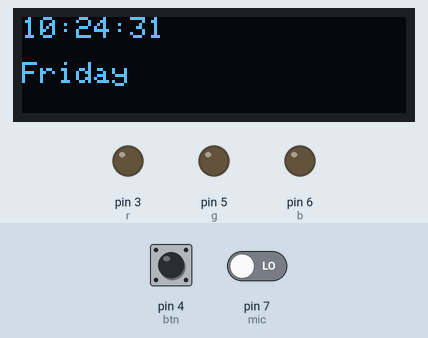
The sketch below on a simulated Arduino Uno, built with avr-gcc and run on an emulated ATmega328P. On the bench: 128×32 one-colour display, output pins drawn as LEDs (lit = HIGH). The inputs (shaded band) are chosen by the test bench; at power-on: pin 4 (btn) HIGH, pin 7 (mic) LOW. The local clock reads 2024-03-15 10:24:30 at power-on unless the sketch sets it.

Above: at 1.2 s.
1.3 s: pin 4 (btn) pulled LOW for 0.15 s
At 2.8 s:
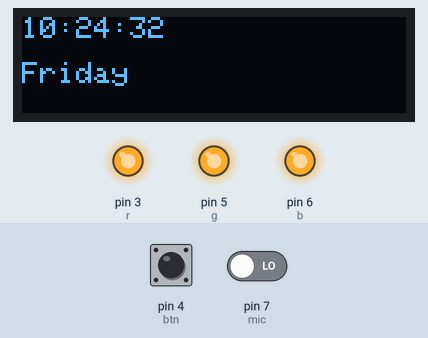
4.4 s: pin 4 (btn) pulled LOW for 1 s
At 6.8 s:
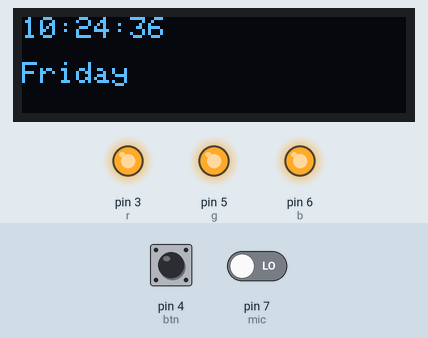
Timing chart, 0 to 8.3 s (numbered marks = the images above; inputs shaded):
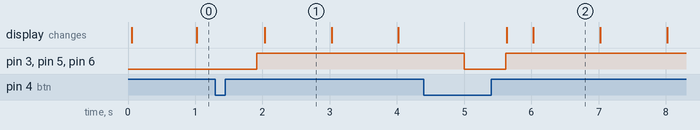

Measured:
- after the input at 1.3 s, pin 3 (r), pin 5 (g), pin 6 (b): LOW → HIGH after 0.61 s
- after the input at 4.4 s, pin 3 (r), pin 5 (g), pin 6 (b): HIGH → LOW after 0.60 s, → HIGH 0.62 s later
- what the display in image 1 shows lasts 1.0 s, from 2.0 s to 3.0 s

The sketch:

sunrise_alarm_clock.ino
```cpp
#include <Encoder.h>
#include "RTClib.h"
#include <SPI.h>
#include <Wire.h>
#include <Adafruit_GFX.h>
#include <Adafruit_SSD1306.h>

#define r 3
#define g 5
#define b 6
#define mic 7
#define btn 4
int btnState = HIGH;
long count = 1;

RTC_DS1307 rtc;

#define SCREEN_WIDTH 128 // OLED display width, in pixels
#define SCREEN_HEIGHT 32 // OLED display height, in pixels


#define OLED_RESET     4
Adafruit_SSD1306 display(SCREEN_WIDTH, SCREEN_HEIGHT, &Wire, OLED_RESET);

char daysOfTheWeek[7][12] = {"Sunday", "Monday", "Tuesday", "Wednesday", "Thursday", "Friday", "Saturday"};

int micToggled = 0;
int volume;

// previous time
long pt = 0;

int claps = 0;

// wake up hours
int h = 6;
// wake up minutes
int m = 15;

// time till alarm is fully lit
int timeout = 30*60;

int rval;
int gval;
int bval;

// initial values for each color
int ri = 0;
int gi = 0;
int bi = 0;

// threshold values for each color
int rf = 255;
int gf = 40;
int bf = 20;

int sub = 0;

void setup() {
  delay(10);

  pinMode(r, OUTPUT);
  pinMode(g, OUTPUT);
  pinMode(b, OUTPUT);
  pinMode(mic, INPUT);
  pinMode(btn, INPUT_PULLUP);

  Serial.begin(57600);

  if (! rtc.begin()) {
    Serial.println("Couldn't find RTC");
    Serial.flush();
    while (1) delay(10);
  }

  //rtc.adjust(DateTime(2022, 5, 7, 12, 28, 20));

  if (! rtc.isrunning()) {
    Serial.println("RTC is NOT running, let's set the time!");
    // When time needs to be set on a new device, or after a power loss, the
    // following line sets the RTC to the date & time this sketch was compiled
    rtc.adjust(DateTime(F(__DATE__), F(__TIME__)));
    // This line sets the RTC with an explicit date & time, for example to set
    // January 21, 2014 at 3am you would call:
    // rtc.adjust(DateTime(2014, 1, 21, 3, 0, 0));
  }


  if(!display.begin(SSD1306_SWITCHCAPVCC, 0x3C)) { // Address 0x3D for 128x64
    Serial.println(F("SSD1306 allocation failed"));
    for(;;); // Don't proceed, loop forever
  }

  display.clearDisplay();
}

void loop() {
  micToggled = digitalRead(mic);

  // absolute time
  DateTime now = rtc.now();

  btnState = digitalRead(btn);

  display.clearDisplay();

  // current relative time
  unsigned long ct = millis();

  long timer = ct - pt;

  if(btnState == LOW){
    count++;
    delay(600);
  }


  //////////////////////////////////////////////////////////////////////////
  //////////////////////////////////////////////////////////////////////////
  /////// LIGHT UP WITH CLAPS LOGIC ////////////////////////////////////////
  //////////////////////////////////////////////////////////////////////////
  //////////////////////////////////////////////////////////////////////////
  if(now.hour() > 8 || now.hour() < 3){
  if (micToggled == HIGH){
    // start timer
    pt = ct;
    if(timer > 100 && timer < 800){
      if (micToggled == HIGH){
        //claps++;
        count++;
      }
    }
  }
/*
  if (claps % 2 == 0){
    setColor(0, 0, 0);
  }

  else if (claps % 2 != 0){
    setColor(255, 255, 255);
  }
*/
  if(count%2 == 0){
    setColor(255, 255, 255);
  }
  else if(count%2 != 0){
    setColor(0,0,0);
  }
  }

  //////////////////////////////////////////////////////////////////////////
  //////////////////////////////////////////////////////////////////////////
  //////////////////////////////////////////////////////////////////////////


  //////////////////////////////////////////////////////////////////////////
  //////////////////////////////////////////////////////////////////////////
  /////// SUNRISE ALARM CLOCK LOGIC ////////////////////////////////////////
  //////////////////////////////////////////////////////////////////////////
  //////////////////////////////////////////////////////////////////////////


  else if(now.hour() > 3 && now.hour() < 8){
  int elapsed_time = (now.hour() - h)*360 + (now.minute() - m)*60 + (now.second());
  int percentage = map(elapsed_time, 0, timeout, 0, 100);

  if(elapsed_time < timeout){
    rval = map(percentage, 0, 60, ri, rf);
    gval = map(percentage, 25, 100, gi, gf);
    bval = map(percentage, 10, 70, bi, bf);

    if(rval<0){
      rval=0;
    }
    if(gval<0){
      gval=0;
    }
    if(bval<0){
      bval=0;
    }

    if(rval>rf){
      rval=rf;
    }
    if(gval>gf){
      gval=gf;
    }
    if(bval>bf){
      bval=bf;
    }
  }

  else if (elapsed_time >= timeout && elapsed_time < (timeout + 15*60)){
    rval = rf;
    gval = gf;
    bval = bf;
  }

  else if (elapsed_time >= (timeout + 15*60)){
    setColor(0,0,0);
  }

  setColor(rval, gval, bval);
  }

  //Serial.print(rval); Serial.print(",    ");Serial.print(gval); Serial.print(",    ");Serial.println(bval);

  //////////////////////////////////////////////////////////////////////////
  //////////////////////////////////////////////////////////////////////////
  //////////////////////////////////////////////////////////////////////////


  // display current time
  display.setTextSize(1.5);
  display.setTextColor(SSD1306_WHITE);
  display.setCursor(0, 0);
  display.print(now.hour(), DEC);
  display.print(':');
  display.print(now.minute(), DEC);
  display.print(':');
  display.print(now.second(), DEC);

  display.setTextSize(1.5);
  display.setTextColor(SSD1306_WHITE);
  display.setCursor(0, 15);
  display.print(daysOfTheWeek[now.dayOfTheWeek()]);

  display.display();

  //Serial.print(now.hour(), DEC);
  //Serial.print(':');
  //Serial.print(now.minute(), DEC);
  //Serial.print(':');
  //Serial.print(now.second(), DEC);
  //Serial.println();
}
/*
void button(long count){
  if(count%2 == 0){
    setColor(255,0,0);
  }
  else if(count%2 != 0){
    setColor(0,0,0);
  }
}*/

void setColor(int red, int green, int blue)
{
  analogWrite(r, red);
  analogWrite(g, green);
  analogWrite(b, blue);
}
```
